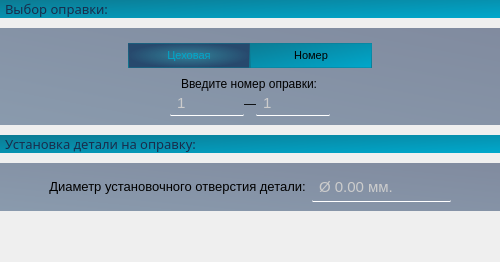
                 <widget class="QWidget" name="page_3">
                  <property name="styleSheet">
                   <string notr="true"/>
                  </property>
                  <layout class="QVBoxLayout" name="verticalLayout_5">
                   <property name="spacing">
                    <number>10</number>
                   </property>
                   <property name="leftMargin">
                    <number>0</number>
                   </property>
                   <property name="topMargin">
                    <number>0</number>
                   </property>
                   <property name="rightMargin">
                    <number>0</number>
                   </property>
                   <item>
                    <widget class="QLabel" name="label_4">
                     <property name="font">
                      <font>
                       <family>Segoe UI Light</family>
                       <pointsize>10</pointsize>
                       <bold>false</bold>
                      </font>
                     </property>
                     <property name="styleSheet">
                      <string notr="true">QLabel {
	background: qlineargradient(spread:pad, x1:0, y1:0, x2:1, y2:1, stop:0 rgba(12, 123, 147, 255), stop:1 rgba(0, 168, 204, 255));
	padding-left: 2px;	
	color: rgb(24, 45, 76)
}
</string>
                     </property>
                     <property name="text">
                      <string>Выбор оправки:</string>
                     </property>
                    </widget>
                   </item>
                   <item>
                    <widget class="QWidget" name="widget_4" native="true">
                     <property name="styleSheet">
                      <string notr="true">QWidget {
	background: qlineargradient(spread:pad, x1:0, y1:1, x2:1, y2:0, stop:0 rgba(39, 72, 109, 129), stop:1 rgba(21, 41, 81, 129))
}</string>
                     </property>
                     <layout class="QVBoxLayout" name="verticalLayout_9">
                      <item alignment="Qt::AlignmentFlag::AlignHCenter">
                       <widget class="QGroupBox" name="groupBox_2">
                        <property name="styleSheet">
                         <string notr="true">QGroupBox {
	border: none;
	background: none;
}
QPushButton {
	background:qlineargradient(spread:pad, x1:0, y1:0, x2:1, y2:1, stop:0 rgba(12, 123, 147, 255), stop:1 rgba(0, 168, 204, 255));
	border: none;
	font-size: 11px;
	padding: 5 10 5 10;
	width: 100px;
	border: 1px solid qradialgradient(spread:pad, cx:0.506, cy:1, radius:1.147, fx:0.494318, fy:1, stop:0 rgba(12, 123, 147, 255), stop:1 rgba(255, 255, 255, 0));
}
QPushButton:hover {
	color: rgb(0, 168, 204);
	border-left: 1px solid rgb(10, 169, 255);
	border-right: 1px solid rgb(10, 169, 255);
	background-color: qlineargradient(spread:pad, x1:0, y1:0.477, x2:1, y2:0.518, stop:0 rgba(15, 109, 159, 64), stop:0.505682 rgba(15, 111, 149, 0), stop:1 rgba(15, 112, 139, 58));
}
QPushButton:pressed {
	background-color: rgb(0, 53, 93)
}
QPushButton:checked {
	background: qradialgradient(spread:pad, cx:0.5, cy:0.5, radius:0.5, fx:0.5, fy:0.5, stop:0 rgba(12, 123, 147, 177), stop:1 rgba(39, 73, 109, 255));
	color: rgb(0, 168, 204);
}</string>
                        </property>
                        <layout class="QHBoxLayout" name="horizontalLayout_4">
                         <property name="spacing">
                          <number>0</number>
                         </property>
                         <property name="topMargin">
                          <number>0</number>
                         </property>
                         <property name="bottomMargin">
                          <number>0</number>
                         </property>
                         <item alignment="Qt::AlignmentFlag::AlignHCenter">
                          <widget class="QPushButton" name="btn_opravka_ceh">
                           <property name="font">
                            <font>
                             <pointsize>-1</pointsize>
                            </font>
                           </property>
                           <property name="styleSheet">
                            <string notr="true"/>
                           </property>
                           <property name="text">
                            <string>Цеховая</string>
                           </property>
                           <property name="checkable">
                            <bool>true</bool>
                           </property>
                           <property name="checked">
                            <bool>true</bool>
                           </property>
                           <property name="autoExclusive">
                            <bool>true</bool>
                           </property>
                          </widget>
                         </item>
                         <item>
                          <widget class="QPushButton" name="btn_opravka_number">
                           <property name="font">
                            <font>
                             <pointsize>-1</pointsize>
                            </font>
                           </property>
                           <property name="styleSheet">
                            <string notr="true"/>
                           </property>
                           <property name="text">
                            <string>Номер</string>
                           </property>
                           <property name="checkable">
                            <bool>true</bool>
                           </property>
                           <property name="autoExclusive">
                            <bool>true</bool>
                           </property>
                          </widget>
                         </item>
                        </layout>
                       </widget>
                      </item>
                      <item alignment="Qt::AlignmentFlag::AlignHCenter">
                       <widget class="QWidget" name="type_opravka" native="true">
                        <property name="styleSheet">
                         <string notr="true">QWidget {
	background: none;
}
QSpinBox {
	padding: 2 5 2 5;	
	border: none;
	border-bottom: 1px solid white;
	border-radius: 1px;
	background: rgba(255, 255, 255, 0);
	transition: color 0.3s ease;
	transition: border-bottom 0.4s ease;
	color: rgb(204, 204, 204);
	font-size: 11pt
}

QSpinBox:disabled {
	color: rgb(120, 106, 107);
	background: rgba(255, 255, 255, 20);
}

QSpinBox:hover {
	color: rgb(255, 255, 255)
}

QSpinBox:pressed {
	border-bottom: 1px solid white;
}
</string>
                        </property>
                        <layout class="QVBoxLayout" name="verticalLayout_8">
                         <property name="spacing">
                          <number>0</number>
                         </property>
                         <property name="topMargin">
                          <number>0</number>
                         </property>
                         <property name="bottomMargin">
                          <number>0</number>
                         </property>
                         <item alignment="Qt::AlignmentFlag::AlignHCenter">
                          <widget class="QLabel" name="label_5">
                           <property name="text">
                            <string>Введите номер оправки:</string>
                           </property>
                          </widget>
                         </item>
                         <item>
                          <layout class="QHBoxLayout" name="horizontalLayout_5">
                           <property name="rightMargin">
                            <number>0</number>
                           </property>
                           <item>
                            <widget class="QSpinBox" name="number_opravka_1">
                             <property name="cursor">
                              <cursorShape>PointingHandCursor</cursorShape>
                             </property>
                             <property name="styleSheet">
                              <string notr="true"/>
                             </property>
                             <property name="suffix">
                              <string/>
                             </property>
                             <property name="minimum">
                              <number>0</number>
                             </property>
                             <property name="maximum">
                              <number>10000</number>
                             </property>
                             <property name="value">
                              <number>1</number>
                             </property>
                            </widget>
                           </item>
                           <item>
                            <widget class="QLabel" name="label">
                             <property name="text">
                              <string>—</string>
                             </property>
                            </widget>
                           </item>
                           <item>
                            <widget class="QSpinBox" name="number_opravka_2">
                             <property name="cursor">
                              <cursorShape>PointingHandCursor</cursorShape>
                             </property>
                             <property name="styleSheet">
                              <string notr="true"/>
                             </property>
                             <property name="suffix">
                              <string/>
                             </property>
                             <property name="minimum">
                              <number>1</number>
                             </property>
                             <property name="maximum">
                              <number>10000</number>
                             </property>
                             <property name="value">
                              <number>1</number>
                             </property>
                            </widget>
                           </item>
                          </layout>
                         </item>
                        </layout>
                       </widget>
                      </item>
                     </layout>
                    </widget>
                   </item>
                   <item>
                    <widget class="QLabel" name="label_6">
                     <property name="font">
                      <font>
                       <family>Segoe UI Light</family>
                       <pointsize>10</pointsize>
                       <bold>false</bold>
                      </font>
                     </property>
                     <property name="styleSheet">
                      <string notr="true">QLabel {
	background: qlineargradient(spread:pad, x1:0, y1:0, x2:1, y2:1, stop:0 rgba(12, 123, 147, 255), stop:1 rgba(0, 168, 204, 255));
	padding-left: 2px;	
	color: rgb(24, 45, 76)
}
</string>
                     </property>
                     <property name="text">
                      <string>Установка детали на оправку:</string>
                     </property>
                    </widget>
                   </item>
                   <item>
                    <widget class="QWidget" name="widget_5" native="true">
                     <property name="styleSheet">
                      <string notr="true">QWidget {
	background: qlineargradient(spread:pad, x1:0, y1:1, x2:1, y2:0, stop:0 rgba(39, 72, 109, 129), stop:1 rgba(21, 41, 81, 129))
}</string>
                     </property>
                     <layout class="QVBoxLayout" name="verticalLayout_12">
                      <item>
                       <layout class="QHBoxLayout" name="horizontalLayout_18">
                        <property name="topMargin">
                         <number>0</number>
                        </property>
                        <item>
                         <spacer name="horizontalSpacer_29">
                          <property name="orientation">
                           <enum>Qt::Orientation::Horizontal</enum>
                          </property>
                          <property name="sizeHint" stdset="0">
                           <size>
                            <width>40</width>
                            <height>20</height>
                           </size>
                          </property>
                         </spacer>
                        </item>
                        <item>
                         <widget class="QLabel" name="label_20">
                          <property name="sizePolicy">
                           <sizepolicy hsizetype="Preferred" vsizetype="Maximum">
                            <horstretch>0</horstretch>
                            <verstretch>0</verstretch>
                           </sizepolicy>
                          </property>
                          <property name="font">
                           <font>
                            <pointsize>10</pointsize>
                           </font>
                          </property>
                          <property name="styleSheet">
                           <string notr="true">background:none;
border: none</string>
                          </property>
                          <property name="text">
                           <string>Диаметр установочного отверстия детали:</string>
                          </property>
                          <property name="alignment">
                           <set>Qt::AlignmentFlag::AlignCenter</set>
                          </property>
                         </widget>
                        </item>
                        <item alignment="Qt::AlignmentFlag::AlignHCenter">
                         <widget class="QDoubleSpinBox" name="d_ystanovka_opravka">
                          <property name="sizePolicy">
                           <sizepolicy hsizetype="Minimum" vsizetype="Maximum">
                            <horstretch>0</horstretch>
                            <verstretch>0</verstretch>
                           </sizepolicy>
                          </property>
                          <property name="minimumSize">
                           <size>
                            <width>0</width>
                            <height>30</height>
                           </size>
                          </property>
                          <property name="styleSheet">
                           <string notr="true">QDoubleSpinBox {
	padding: 2 5 2 5;	
	border: none;
	border-bottom: 1px solid white;
	border-radius: 1px;
	background: rgba(255, 255, 255, 0);
	transition: color 0.3s ease;
	transition: border-bottom 0.4s ease;
	color: rgb(204, 204, 204);
	font-size: 11pt;
}

QDoubleSpinBox:disabled {
	color: rgb(120, 106, 107);
	background: rgba(255, 255, 255, 20);
}

QDoubleSpinBox:hover {
	color: rgb(255, 255, 255)
}

QDoubleSpinBox:pressed {
	border-bottom: 1px solid white;
}
</string>
                          </property>
                          <property name="prefix">
                           <string>Ø </string>
                          </property>
                          <property name="suffix">
                           <string> мм.</string>
                          </property>
                          <property name="maximum">
                           <double>10000.000000000000000</double>
                          </property>
                         </widget>
                        </item>
                        <item>
                         <spacer name="horizontalSpacer_30">
                          <property name="orientation">
                           <enum>Qt::Orientation::Horizontal</enum>
                          </property>
                          <property name="sizeHint" stdset="0">
                           <size>
                            <width>40</width>
                            <height>20</height>
                           </size>
                          </property>
                         </spacer>
                        </item>
                       </layout>
                      </item>
                     </layout>
                    </widget>
                   </item>
                   <item>
                    <spacer name="verticalSpacer_3">
                     <property name="orientation">
                      <enum>Qt::Orientation::Vertical</enum>
                     </property>
                     <property name="sizeHint" stdset="0">
                      <size>
                       <width>20</width>
                       <height>40</height>
                      </size>
                     </property>
                    </spacer>
                   </item>
                  </layout>
                 </widget>
